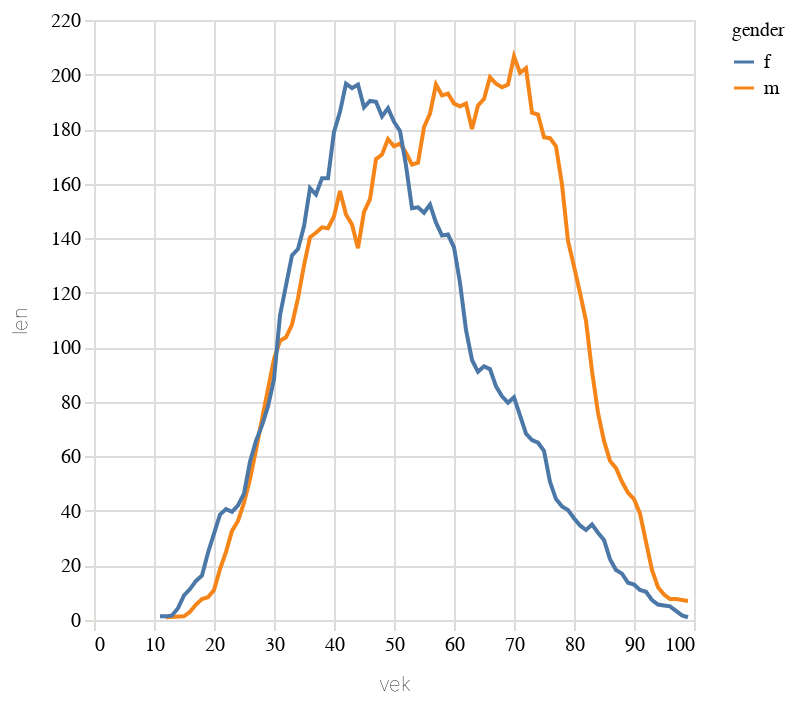

The cell this chart's notebook holds for it:
### Code cell
alt.Chart(
    proza20x24.to_pandas()
).mark_line().encode(alt.X("vek"),alt.Y("len"),alt.Color("gender"))

### Figure 1 — Vega-Lite specification as saved in the notebook (floating-point values rounded to 4 significant figures; data arrays with more than 128 entries replaced by an {"elided": "..."} marker saying what was removed)
{"config": {"title": {"font": "Noticia Text", "fontSize": 14, "anchor": "start", "lineHeight": 21, "fontWeight": "bolder", "subtitleFont": "Noticia Text", "subtitleFontSize": 12, "subtitlePadding": 12, "dy": -12}, "axis": {"labelFont": "Asap", "titleFont": "Asap", "fontWeight": "lighter", "titleFontWeight": "lighter", "labelFontSize": 10, "titleFontSize": 10, "labelPadding": 2, "titlePadding": 10, "domainOpacity": 0, "tickColor": "#DCDDD6"}, "legend": {"labelFont": "Asap", "labelFontWeight": "normal", "titleFont": "Asap", "titleFontWeight": "normal", "labelFontSize": 10, "titleFontSize": 10}}, "data": {"name": "data-72e67a70aafc3cc598f97ad8bf980b87"}, "mark": {"type": "line"}, "encoding": {"color": {"field": "gender", "type": "nominal"}, "x": {"field": "vek", "type": "quantitative"}, "y": {"field": "len", "type": "quantitative"}}, "$schema": "https://vega.github.io/schema/vega-lite/v5.8.0.json", "datasets": {"data-72e67a70aafc3cc598f97ad8bf980b87": {"elided": "179 records"}}}
